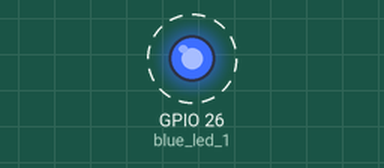
The program below on a simulated ESP32 board running MicroPython. Parts: output pins drawn as LEDs (lit = HIGH). Dashed ring = blinking. What the program prints to the serial console is not drawn.

Above: at 0.2 s.
Timing chart, 0 to 3.0 s (numbered marks = the images above):
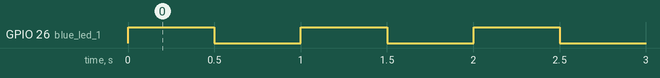

Measured:
- by itself, GPIO 26 (blue_led_1): alternates HIGH for 0.50 s and LOW for 0.50 s

The program:

02_blue_led_blink.py
```python
"""Diagnostic 2/13 — First blue LED, toggle-loop blink (GPIO 26).

Same circuit as diagnostic 1, but using the toggle idiom
(`value(not value())`) that the real main.py uses for each blue LED task —
this is the step that actually validates the blink pattern main.py
depends on, not just that the GPIO can be driven. See diagnostics/README.md for
how to run this on wokwi.com.

Deliberately uses a plain blocking loop (no asyncio, no ssd1306 import,
no button) so a failure here can only mean a GPIO/wiring/board issue, not
an application-logic issue.

Expected: the blue LED toggles every 500 ms, continuously.
"""

from machine import Pin
import time

BLUE_LED_1_PIN = 26
BLINK_INTERVAL_MS = 500

blue_led_1 = Pin(BLUE_LED_1_PIN, Pin.OUT, value=0)

print("Blue LED blink test starting on GPIO {}".format(BLUE_LED_1_PIN))

while True:
    blue_led_1.value(not blue_led_1.value())
    print("Blue LED:", "ON" if blue_led_1.value() else "OFF")
    time.sleep_ms(BLINK_INTERVAL_MS)
```
